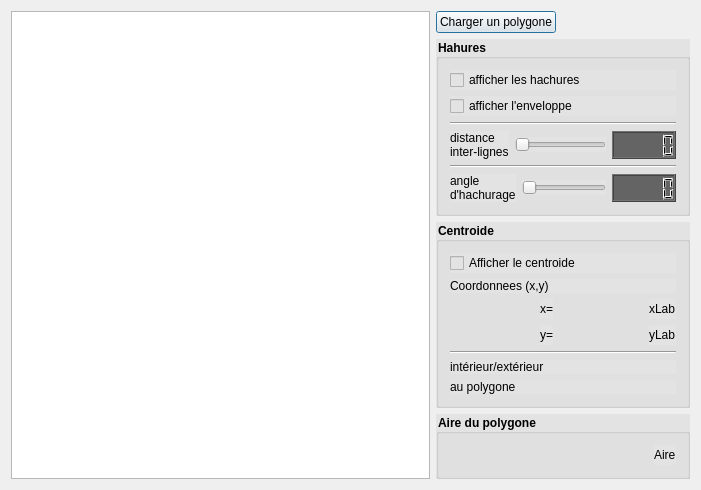
<?xml version="1.0" encoding="UTF-8"?>
<ui version="4.0">
 <class>Dialog</class>
 <widget class="QDialog" name="Dialog">
  <property name="enabled">
   <bool>true</bool>
  </property>
  <property name="geometry">
   <rect>
    <x>0</x>
    <y>0</y>
    <width>701</width>
    <height>485</height>
   </rect>
  </property>
  <property name="windowTitle">
   <string>Dialog</string>
  </property>
  <layout class="QHBoxLayout" name="horizontalLayout_8" stretch="0">
   <item>
    <layout class="QHBoxLayout" name="horizontalLayout_7" stretch="3,0">
     <item>
      <widget class="QGraphicsView" name="graphicsView">
       <property name="sizePolicy">
        <sizepolicy hsizetype="MinimumExpanding" vsizetype="MinimumExpanding">
         <horstretch>0</horstretch>
         <verstretch>0</verstretch>
        </sizepolicy>
       </property>
      </widget>
     </item>
     <item>
      <layout class="QVBoxLayout" name="verticalLayout_7" stretch="0,0,0,0,1">
       <property name="sizeConstraint">
        <enum>QLayout::SetDefaultConstraint</enum>
       </property>
       <item>
        <layout class="QHBoxLayout" name="horizontalLayout_6">
         <item>
          <widget class="QPushButton" name="loadBut">
           <property name="text">
            <string>Charger un polygone</string>
           </property>
          </widget>
         </item>
         <item>
          <spacer name="horizontalSpacer_6">
           <property name="orientation">
            <enum>Qt::Horizontal</enum>
           </property>
           <property name="sizeHint" stdset="0">
            <size>
             <width>40</width>
             <height>20</height>
            </size>
           </property>
          </spacer>
         </item>
        </layout>
       </item>
       <item>
        <widget class="QGroupBox" name="groupBox">
         <property name="font">
          <font>
           <weight>75</weight>
           <bold>true</bold>
          </font>
         </property>
         <property name="styleSheet">
          <string notr="true">background-color: rgb(227, 227, 227);
alternate-background-color: qlineargradient(spread:pad, x1:0, y1:0, x2:0, y2:1, stop:0.373206 rgba(0, 0, 53, 157), stop:1 rgba(255, 255, 255, 255));</string>
         </property>
         <property name="title">
          <string>Hahures</string>
         </property>
         <layout class="QVBoxLayout" name="verticalLayout">
          <item>
           <widget class="QCheckBox" name="viewHsh">
            <property name="enabled">
             <bool>true</bool>
            </property>
            <property name="text">
             <string>afficher les hachures</string>
            </property>
           </widget>
          </item>
          <item>
           <widget class="QCheckBox" name="viewEnv">
            <property name="text">
             <string>afficher l'enveloppe</string>
            </property>
           </widget>
          </item>
          <item>
           <widget class="Line" name="line_3">
            <property name="orientation">
             <enum>Qt::Horizontal</enum>
            </property>
           </widget>
          </item>
          <item>
           <layout class="QHBoxLayout" name="horizontalLayout">
            <item>
             <layout class="QVBoxLayout" name="verticalLayout_8">
              <property name="spacing">
               <number>0</number>
              </property>
              <item>
               <widget class="QLabel" name="label">
                <property name="text">
                 <string>distance</string>
                </property>
               </widget>
              </item>
              <item>
               <widget class="QLabel" name="label_5">
                <property name="text">
                 <string>inter-lignes</string>
                </property>
               </widget>
              </item>
             </layout>
            </item>
            <item>
             <widget class="QSlider" name="dSld">
              <property name="minimum">
               <number>1</number>
              </property>
              <property name="maximum">
               <number>200</number>
              </property>
              <property name="orientation">
               <enum>Qt::Horizontal</enum>
              </property>
             </widget>
            </item>
            <item>
             <widget class="QLCDNumber" name="dLcd">
              <property name="enabled">
               <bool>true</bool>
              </property>
              <property name="styleSheet">
               <string notr="true">background-color: rgb(100, 100, 100);
</string>
              </property>
             </widget>
            </item>
           </layout>
          </item>
          <item>
           <widget class="Line" name="line_2">
            <property name="orientation">
             <enum>Qt::Horizontal</enum>
            </property>
           </widget>
          </item>
          <item>
           <layout class="QHBoxLayout" name="horizontalLayout_2">
            <item>
             <layout class="QVBoxLayout" name="verticalLayout_9">
              <property name="spacing">
               <number>0</number>
              </property>
              <item>
               <widget class="QLabel" name="label_2">
                <property name="text">
                 <string>angle</string>
                </property>
               </widget>
              </item>
              <item>
               <widget class="QLabel" name="label_7">
                <property name="text">
                 <string>d'hachurage</string>
                </property>
               </widget>
              </item>
             </layout>
            </item>
            <item>
             <widget class="QSlider" name="alphaSld">
              <property name="maximum">
               <number>180</number>
              </property>
              <property name="orientation">
               <enum>Qt::Horizontal</enum>
              </property>
             </widget>
            </item>
            <item>
             <widget class="QLCDNumber" name="alphaLcd">
              <property name="styleSheet">
               <string notr="true">background-color: rgb(100, 100, 100);</string>
              </property>
             </widget>
            </item>
           </layout>
          </item>
         </layout>
        </widget>
       </item>
       <item>
        <widget class="QGroupBox" name="groupBox_2">
         <property name="font">
          <font>
           <weight>75</weight>
           <bold>true</bold>
          </font>
         </property>
         <property name="styleSheet">
          <string notr="true">background-color: rgb(227, 227, 227);</string>
         </property>
         <property name="title">
          <string>Centroide</string>
         </property>
         <layout class="QVBoxLayout" name="verticalLayout_5">
          <item>
           <layout class="QVBoxLayout" name="verticalLayout_4">
            <item>
             <layout class="QVBoxLayout" name="verticalLayout_2">
              <item>
               <widget class="QCheckBox" name="checkBox">
                <property name="text">
                 <string>Afficher le centroide</string>
                </property>
               </widget>
              </item>
              <item>
               <widget class="QLabel" name="label_3">
                <property name="text">
                 <string>Coordonnees (x,y)</string>
                </property>
               </widget>
              </item>
              <item>
               <layout class="QHBoxLayout" name="horizontalLayout_4">
                <item>
                 <spacer name="horizontalSpacer_4">
                  <property name="orientation">
                   <enum>Qt::Horizontal</enum>
                  </property>
                  <property name="sizeHint" stdset="0">
                   <size>
                    <width>40</width>
                    <height>20</height>
                   </size>
                  </property>
                 </spacer>
                </item>
                <item>
                 <widget class="QLabel" name="label_4">
                  <property name="text">
                   <string>x=</string>
                  </property>
                 </widget>
                </item>
                <item>
                 <spacer name="horizontalSpacer_3">
                  <property name="orientation">
                   <enum>Qt::Horizontal</enum>
                  </property>
                  <property name="sizeHint" stdset="0">
                   <size>
                    <width>40</width>
                    <height>20</height>
                   </size>
                  </property>
                 </spacer>
                </item>
                <item>
                 <widget class="QLabel" name="xClabel">
                  <property name="text">
                   <string>xLab</string>
                  </property>
                 </widget>
                </item>
               </layout>
              </item>
              <item>
               <layout class="QHBoxLayout" name="horizontalLayout_3">
                <item>
                 <spacer name="horizontalSpacer_2">
                  <property name="orientation">
                   <enum>Qt::Horizontal</enum>
                  </property>
                  <property name="sizeHint" stdset="0">
                   <size>
                    <width>40</width>
                    <height>20</height>
                   </size>
                  </property>
                 </spacer>
                </item>
                <item>
                 <widget class="QLabel" name="label_6">
                  <property name="text">
                   <string>y=</string>
                  </property>
                 </widget>
                </item>
                <item>
                 <spacer name="horizontalSpacer">
                  <property name="orientation">
                   <enum>Qt::Horizontal</enum>
                  </property>
                  <property name="sizeHint" stdset="0">
                   <size>
                    <width>40</width>
                    <height>20</height>
                   </size>
                  </property>
                 </spacer>
                </item>
                <item>
                 <widget class="QLabel" name="yClab">
                  <property name="text">
                   <string>yLab</string>
                  </property>
                 </widget>
                </item>
               </layout>
              </item>
             </layout>
            </item>
            <item>
             <widget class="Line" name="line">
              <property name="orientation">
               <enum>Qt::Horizontal</enum>
              </property>
             </widget>
            </item>
            <item>
             <layout class="QVBoxLayout" name="verticalLayout_3">
              <item>
               <widget class="QLabel" name="positionInOut">
                <property name="text">
                 <string>intérieur/extérieur</string>
                </property>
               </widget>
              </item>
              <item>
               <widget class="QLabel" name="label_9">
                <property name="text">
                 <string>au polygone</string>
                </property>
               </widget>
              </item>
             </layout>
            </item>
           </layout>
          </item>
         </layout>
        </widget>
       </item>
       <item>
        <widget class="QGroupBox" name="groupBox_3">
         <property name="font">
          <font>
           <weight>75</weight>
           <bold>true</bold>
          </font>
         </property>
         <property name="styleSheet">
          <string notr="true">background-color: rgb(227, 227, 227);</string>
         </property>
         <property name="title">
          <string>Aire du polygone</string>
         </property>
         <layout class="QVBoxLayout" name="verticalLayout_6">
          <item>
           <layout class="QHBoxLayout" name="horizontalLayout_5">
            <item>
             <spacer name="horizontalSpacer_5">
              <property name="orientation">
               <enum>Qt::Horizontal</enum>
              </property>
              <property name="sizeHint" stdset="0">
               <size>
                <width>40</width>
                <height>20</height>
               </size>
              </property>
             </spacer>
            </item>
            <item>
             <widget class="QLabel" name="surfLabel">
              <property name="text">
               <string>Aire</string>
              </property>
             </widget>
            </item>
           </layout>
          </item>
         </layout>
        </widget>
       </item>
       <item>
        <spacer name="verticalSpacer">
         <property name="orientation">
          <enum>Qt::Vertical</enum>
         </property>
         <property name="sizeHint" stdset="0">
          <size>
           <width>20</width>
           <height>40</height>
          </size>
         </property>
        </spacer>
       </item>
      </layout>
     </item>
    </layout>
   </item>
  </layout>
  <zorder></zorder>
  <zorder>label_5</zorder>
  <zorder>groupBox</zorder>
  <zorder></zorder>
  <zorder>label_7</zorder>
 </widget>
 <layoutdefault spacing="6" margin="11"/>
 <resources/>
 <connections>
  <connection>
   <sender>dSld</sender>
   <signal>valueChanged(int)</signal>
   <receiver>dLcd</receiver>
   <slot>display(int)</slot>
   <hints>
    <hint type="sourcelabel">
     <x>542</x>
     <y>147</y>
    </hint>
    <hint type="destinationlabel">
     <x>582</x>
     <y>151</y>
    </hint>
   </hints>
  </connection>
  <connection>
   <sender>alphaSld</sender>
   <signal>valueChanged(int)</signal>
   <receiver>alphaLcd</receiver>
   <slot>display(int)</slot>
   <hints>
    <hint type="sourcelabel">
     <x>516</x>
     <y>235</y>
    </hint>
    <hint type="destinationlabel">
     <x>568</x>
     <y>234</y>
    </hint>
   </hints>
  </connection>
 </connections>
</ui>
